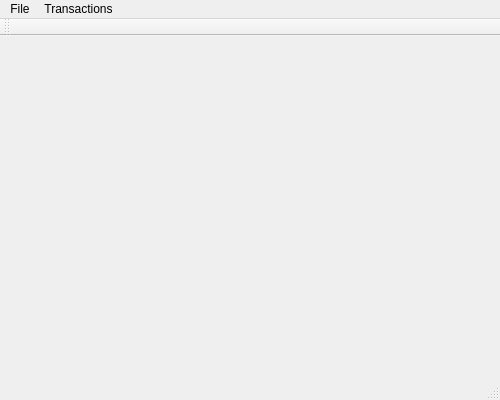
<?xml version="1.0" encoding="UTF-8"?>
<ui version="4.0">
 <class>MainWindow</class>
 <widget class="QMainWindow" name="MainWindow">
  <property name="geometry">
   <rect>
    <x>0</x>
    <y>0</y>
    <width>500</width>
    <height>400</height>
   </rect>
  </property>
  <property name="windowTitle">
   <string>MainWindow</string>
  </property>
  <widget class="QWidget" name="centralWidget"/>
  <widget class="QMenuBar" name="menuBar">
   <property name="geometry">
    <rect>
     <x>0</x>
     <y>0</y>
     <width>500</width>
     <height>25</height>
    </rect>
   </property>
   <widget class="QMenu" name="menuFile">
    <property name="title">
     <string>File</string>
    </property>
    <addaction name="actionSettings"/>
    <addaction name="separator"/>
    <addaction name="actionExit"/>
   </widget>
   <widget class="QMenu" name="menuTransactions">
    <property name="title">
     <string>Transactions</string>
    </property>
    <addaction name="actionAdd_transaction"/>
   </widget>
   <addaction name="menuFile"/>
   <addaction name="menuTransactions"/>
  </widget>
  <widget class="QToolBar" name="mainToolBar">
   <attribute name="toolBarArea">
    <enum>TopToolBarArea</enum>
   </attribute>
   <attribute name="toolBarBreak">
    <bool>false</bool>
   </attribute>
  </widget>
  <widget class="QStatusBar" name="statusBar"/>
  <action name="actionSettings">
   <property name="text">
    <string>Settings</string>
   </property>
  </action>
  <action name="actionExit">
   <property name="text">
    <string>Exit</string>
   </property>
  </action>
  <action name="actionAdd_transaction">
   <property name="text">
    <string>Add transaction</string>
   </property>
  </action>
 </widget>
 <layoutdefault spacing="6" margin="11"/>
 <resources/>
 <connections/>
</ui>
